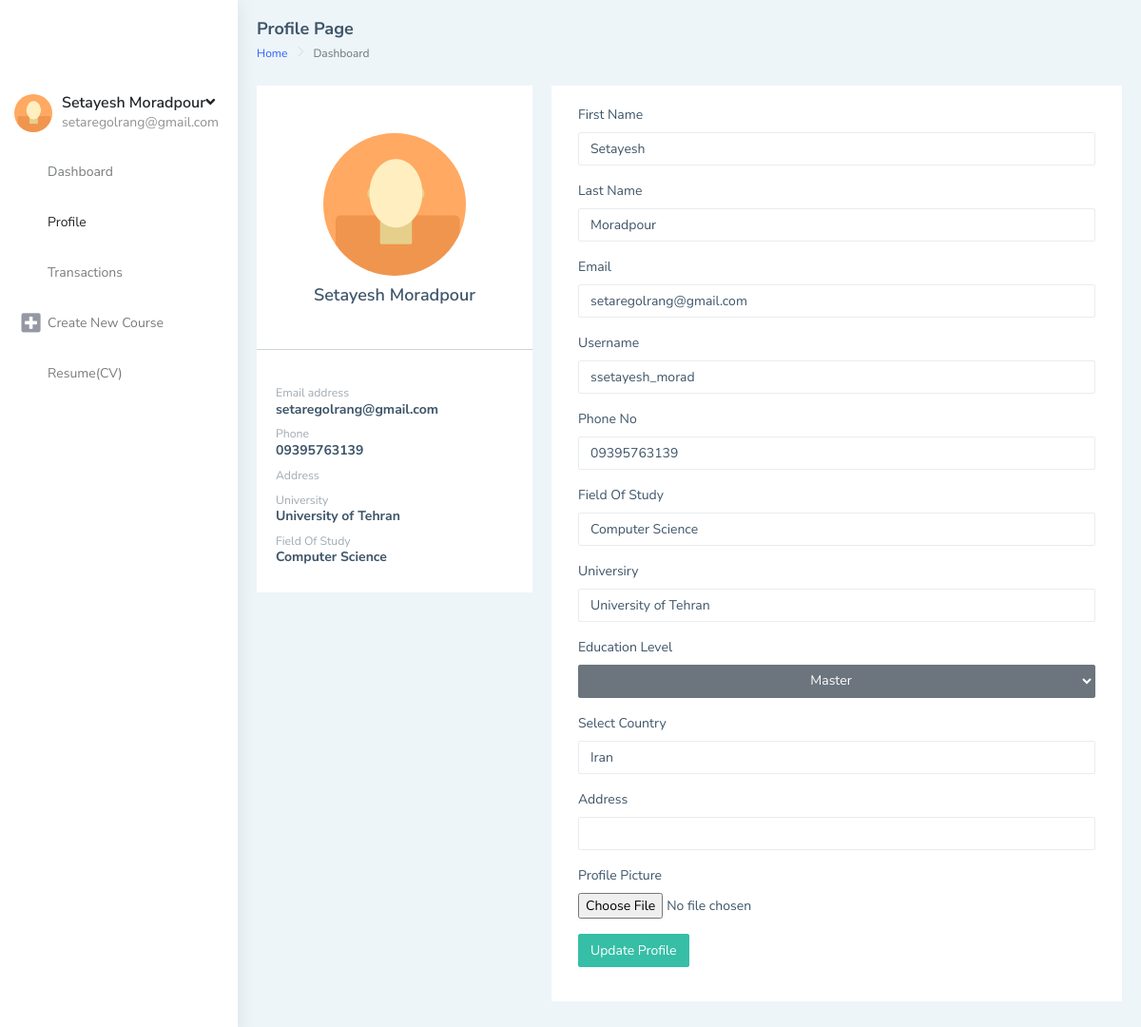
Page /accounts/teacherdashboard/profile (signed in) on the earlier database version.
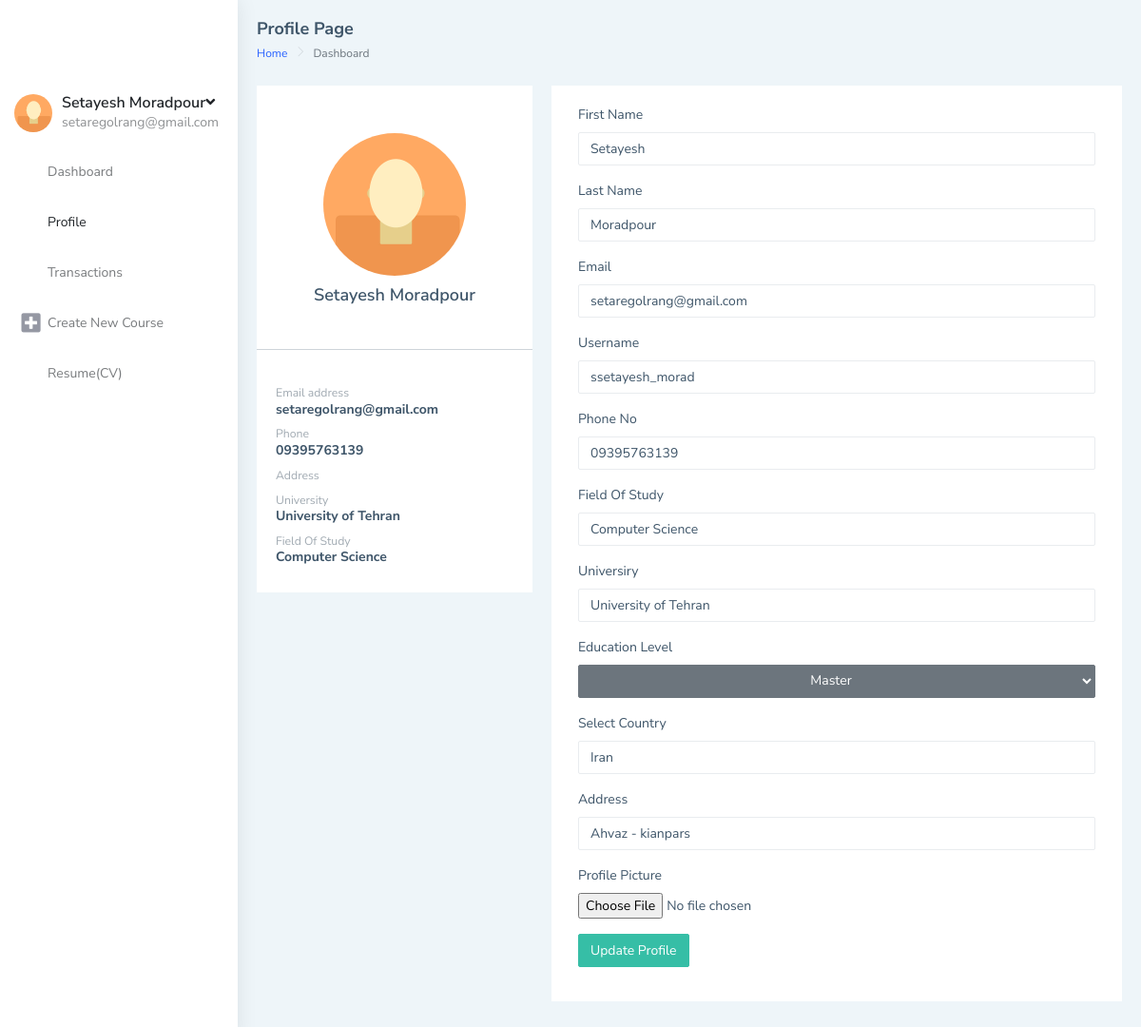
Same page on the later database version.
### mainSite/models.py (models this page shows, shortened)
class Teacher (models.Model):
    phone = models.CharField(max_length=200, unique=True)
    date_created = models.DateTimeField(auto_now_add=True, null=True)
    user = models.OneToOneField(
        User, null=True, on_delete=models.CASCADE, related_name='teacher')
    profile_pic = models.ImageField(
        upload_to='teacher/profile/picture/', null=True, blank=True)
    course = models.ManyToManyField(Course, related_name='teacher')
    fildOfStudy = models.CharField(max_length=60, null=True)
    university = models.CharField(max_length=60, null=True)
    educations = (
        ('b', 'Bachelor'),
        ('bs', 'Bachelor Student'),
        ('m', 'Master'),
        ('ms', 'Master Student'),
        ('p', 'PHD'),
        ('ps', 'PHD Student'),
    )
    address=models.CharField(max_length=50, null=True)
    lastEducation = models.CharField(
        max_length=2, choices=educations, default='bs')
    documents = models.FileField(
        upload_to='teacher/documents/', null=True, blank=True)
    companiName1= models.CharField(max_length=50, null=True)
    jobSituation1= models.CharField(max_length=50, null=True)
    companiName2= models.CharField(max_length=50, null=True)
    jobSituation2= models.CharField(max_length=50, null=True)
    courseTitle1= models.CharField(max_length=50, null=True)
    courseTime1= models.CharField(max_length=50, null=True)
    courseTitle2= models.CharField(max_length=50, null=True)
    courseTime2= models.CharField(max_length=50, null=True)
    exteraInfo =models.CharField(max_length=200 , null=True)
    accepted =models.BooleanField(default=False)
    wallet=models.FloatField(default=0)

### mainSite/decorators.py (the view)
        def wrapper_func(requset, *args , **kwargs):
            group = None
            if requset.user.groups.exists():
                group = requset.user.groups.all()[0].name
            if group == None:
                return HttpResponse("you are not authorized to view this page")
            if group in allowed_roles:
                 return view_func(requset, *args , **kwargs)
            else:
                return HttpResponse("you are not authorized to view this page")

### mainSite/forms.py (shortened to what this page needs)
class EditTeacherForm(forms.ModelForm):
    address = forms.CharField(widget=forms.TextInput(
        attrs={'class': 'form-control form-control-line', 'rows': 3}))
    contry = forms.ChoiceField(
        widget=forms.Select,
        choices=COUNTRYS,
    )
    contry.widget.attrs['class'] = 'form-control'
    lastEducation = forms.ChoiceField(
        widget=forms.Select,
        choices=educations,
    )
    lastEducation.widget.attrs['class'] = ' btn btn-secondary dropdown-toggle w-100'
    class Meta:
        model = Teacher
        fields = ['phone','fildOfStudy','university','lastEducation', 'contry', 'address', 'profile_pic']

class UserEditForm(UserChangeForm):
    class Meta(UserChangeForm.Meta):
        fields = ["first_name", "last_name", "email", "username"]
    password = None

### templates/teacherdashboard-profile.html (shortened to what the changed rows need)
{% load static %}
{% load widget_tweaks %}
<!DOCTYPE html>
<html dir="ltr" lang="en">
<head>
    <link href="{% static '/distt/css/style.min.css' %}" rel="stylesheet"  >
</head>
<body>
    <div id="main-wrapper" data-layout="vertical" data-navbarbg="skin5" data-sidebartype="full"
        data-sidebar-position="absolute" data-header-position="absolute" data-boxed-layout="full">
        <aside class="left-sidebar" data-sidebarbg="skin6">
            <div class="scroll-sidebar">
                <nav class="sidebar-nav">
                    <ul id="sidebarnav">
                            <div class="user-profile d-flex no-block dropdown m-t-20">
                                <div class="user-content hide-menu m-l-10">
                                    <a href="#" class="" id="Userdd" role="button"
                                        data-bs-toggle="dropdown" aria-haspopup="true" aria-expanded="false">
                                        <h5 class="m-b-0 user-name font-medium">{{teacher.user.get_full_name}}<i
                                                class="fa fa-angle-down"></i></h5>
                                        <span class="op-5 user-email">{{teacher.user.email}}</span>
                                    </a>
                                </div>
                            </div>
                    </ul>
                </nav>
            </div>
        </aside>
        <div class="page-wrapper">
            <div class="container-fluid">
                <div class="row">
                    <div class="col-lg-4 col-xlg-3 col-md-5">
                        <div class="card">
                            <div class="card-body">
                                <center class="m-t-30">
                                    {% if teacher.profile_pic %}
                                    <div class="user-pic">
                                        <img src="{{teacher.profile_pic.url}}"
                                        class="rounded-circle" width="150" />
                                    </div>
                                    {% else %}
                                    <div class="user-pic">
                                        <img src="{% static '/assetss/images/users/1.jpg' %}"
                                        class="rounded-circle" width="150" />
                                    </div>
                                    {% endif %}
                                    <h4 class="card-title m-t-10">{{teacher.user.get_full_name}}</h4>
                                </center>
                            </div>
                            <div class="card-body">
                                <small class="text-muted">Email address </small>
                                <h6>{{teacher.user.email}}</h6>
                                <small class="text-muted p-t-30 db">Phone</small>
                                <h6>{{teacher.phone}}</h6>
                                <small class="text-muted p-t-30 db">Address</small>
                                <small class="text-muted p-t-30 db">University</small>
                                <h6>{{teacher.university}}</h6>
                                <small class="text-muted p-t-30 db">Field Of Study</small>
                                <h6>{{teacher.fildOfStudy}}</h6>
                            </div>
                        </div>
                    </div>
                    <div class="col-lg-8 col-xlg-9 col-md-7">
                        <div class="card">
                            <div class="card-body">
                                <form class="form-horizontal form-material mx-2" method="POST">
                                    <div class="form-group">
                                        <div class="col-md-12">
                                                {% render_field formTeacher.phone type="phone" class="form-control form-control-line"  %}
                                        </div>
                                    </div>
                                    <div class="form-group">
                                        <div class="col-md-12">
                                                {% render_field formTeacher.fildOfStudy type="text" class="form-control form-control-line" placeholder="Computer Engineering"  %}
                                        </div>
                                    </div>
                                    <div class="form-group">
                                        <div class="col-md-12">
                                                {% render_field formTeacher.university type="text" class="form-control form-control-line" placeholder="Shahid Chamran University Of Ahvaz"  %}
                                        </div>
                                    </div>
                                    <div class="form-group">
                                        <div class="col-sm-12">
                                            {{formTeacher.lastEducation}}
                                        </div>
                                    </div>
                                    <div class="form-group">
                                        <div class="col-md-12">
                                            {% render_field formTeacher.address class="form-control form-control-line" %}
                                        </div>
                                    </div>
                                    <div class="form-group">
                                        <div class="col-md-12">
                                           {{ formTeacher.profile_pic }}
                                        </div>
                                    </div>
                                </form>
                            </div>
                        </div>
                    </div>
                </div>
            </div>
        </div>
    </div>
</body>
</html>

Differences in the rows shown:
changed Teacher "University of Tehran": address (not shown) → "Ahvaz - kianpars"
